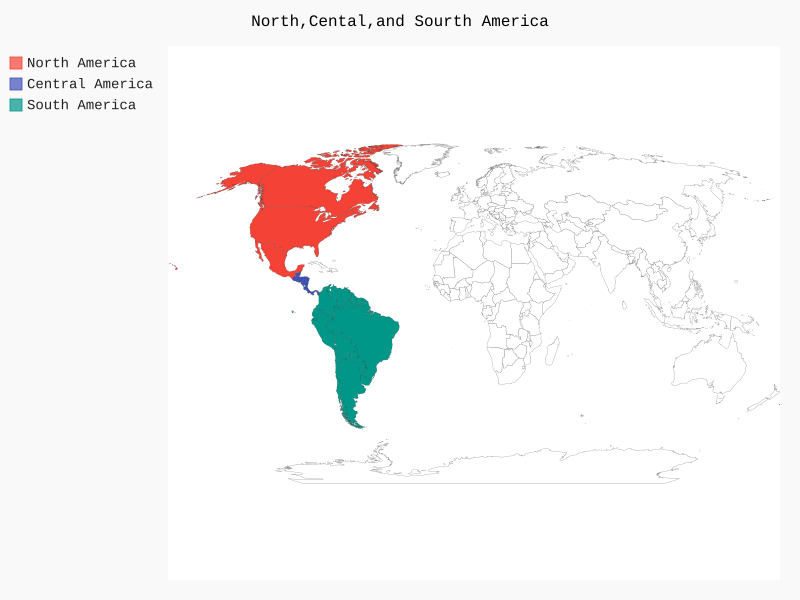

Write Python code to recreate this figure.
import pygal_maps_world.maps

wm = pygal_maps_world.maps.World()
wm.title='North,Cental,and Sourth America'

wm.add('North America',['ca','mx','us'])
wm.add('Central America', ['bz', 'cr', 'gt', 'hn', 'ni', 'pa', 'sv'])
wm.add('South America', ['ar', 'bo', 'br', 'cl', 'co', 'ec', 'gf',
                         'gy', 'pe', 'py', 'sr', 'uy', 've'])
wm.render_to_file('americas.svg')
